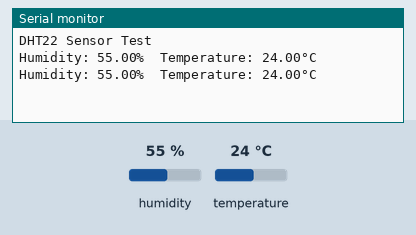
Simulated run of this program. Board: ESP32. Parts: the last lines printed to the serial monitor. The test bench sets the inputs (shaded band); at power-on: humidity 55 %, temperature 24 °C.

Above: at 2.8 s.
2.9 s: humidity set to 22 %
At 4.5 s:
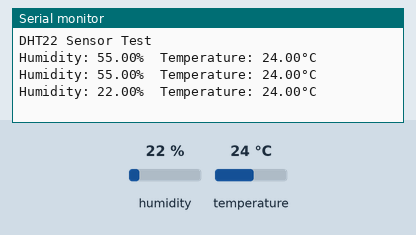
5.6 s: temperature set to 12 °C
At 7.4 s:
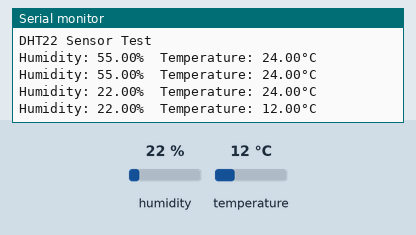
8.3 s: humidity set to 40 %
At 10.8 s:
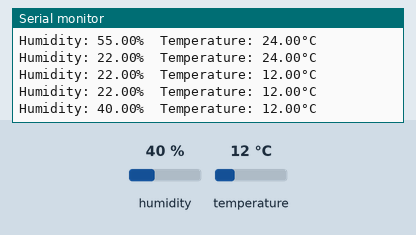
Timing chart, 0 to 12.3 s (numbered marks = the images above; inputs shaded):
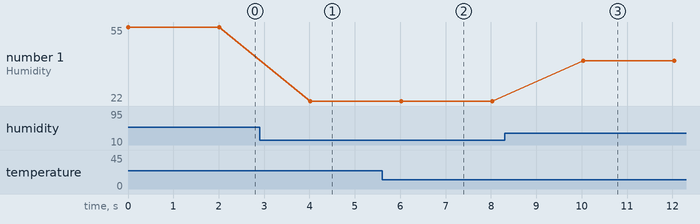

Measured:
- after the input at 2.9 s, the serial monitor: prints a new line after 1.1 s (image 1)
- after the input at 5.6 s, the serial monitor: prints a new line after 0.42 s (image 2)
- after the input at 8.3 s, the serial monitor: prints a new line after 1.7 s (image 3)
- plotted number 1: 22 → 40 after the input at 8.3 s

The program:

main.cpp
```cpp
#include <Arduino.h>
#include <Adafruit_Sensor.h>
#include <DHT.h>

#define DHTPIN 27      // Pin data DHT22 terhubung ke GPIO27 ESP32
#define DHTTYPE DHT22 // Tipe sensor DHT22

DHT dht(DHTPIN, DHTTYPE);

void setup() {
    Serial.begin(115200);
    Serial.println("DHT22 Sensor Test");
    dht.begin();
}

void loop() {
    float humidity = dht.readHumidity();
    float temperature = dht.readTemperature(); // Celsius

    if (isnan(humidity) || isnan(temperature)) {
        Serial.println("Failed to read from DHT sensor!");
        return;
    }

    Serial.print("Humidity: ");
    Serial.print(humidity);
    Serial.print("%  Temperature: ");
    Serial.print(temperature);
    Serial.println("°C");

    delay(2000); // Baca setiap 2 detik
}
```
